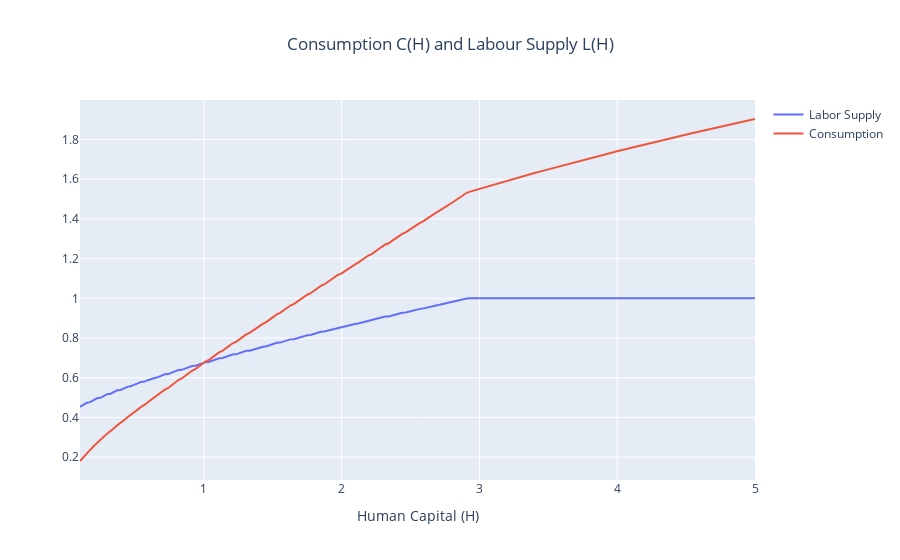

Here is the notebook cell this chart was saved with:
### Markdown cell above
## 2.3 Consumption C(H) and Labour Supply L(H)

### Code cell
# no_more_learning_point = H_values[np.where(optimal_policy==0.99)[0][0]]
optimal_L = labor_supply(H_values, optimal_policy)
optimal_C = consumption(H_values,optimal_L)

plot_graph(
    variable1=(H_values, optimal_L,"Labor Supply"),
    variable2=(H_values, optimal_C, "Consumption"),
    xaxis_title="Human Capital (H)",
    yaxis_title="",
    title="Consumption C(H) and Labour Supply L(H)",
    showlegend=True
)

### Figure 1 — Plotly figure (JSON) as saved in the notebook; plotly's stock layout.template omitted (floating-point values rounded to 4 significant figures; data arrays with more than 128 entries replaced by an {"elided": "..."} marker saying what was removed)
{"data": [{"mode": "lines", "name": "Labor Supply", "type": "scatter", "x": {"elided": "200 float values"}, "y": {"elided": "200 float values"}}, {"mode": "lines", "name": "Consumption", "type": "scatter", "x": {"elided": "200 float values"}, "y": {"elided": "200 float values"}}], "layout": {"showlegend": true, "title": {"text": "Consumption C(H) and Labour Supply L(H)", "x": 0.5, "xanchor": "center"}, "xaxis": {"title": {"text": "Human Capital (H)"}}, "yaxis": {"title": {"text": ""}}}}
